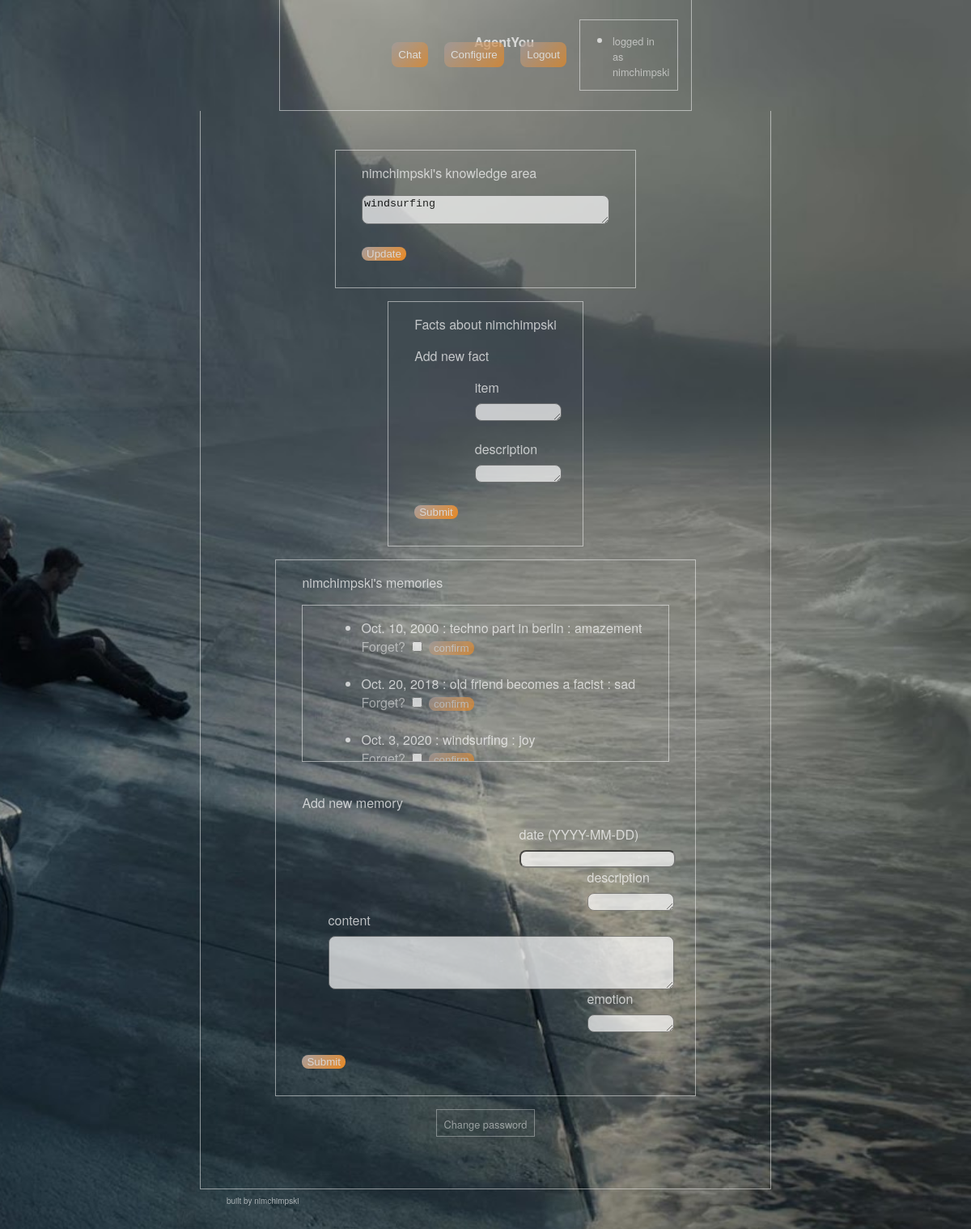
The page /ayou/memories/ (signed in) on the database as committed earlier.
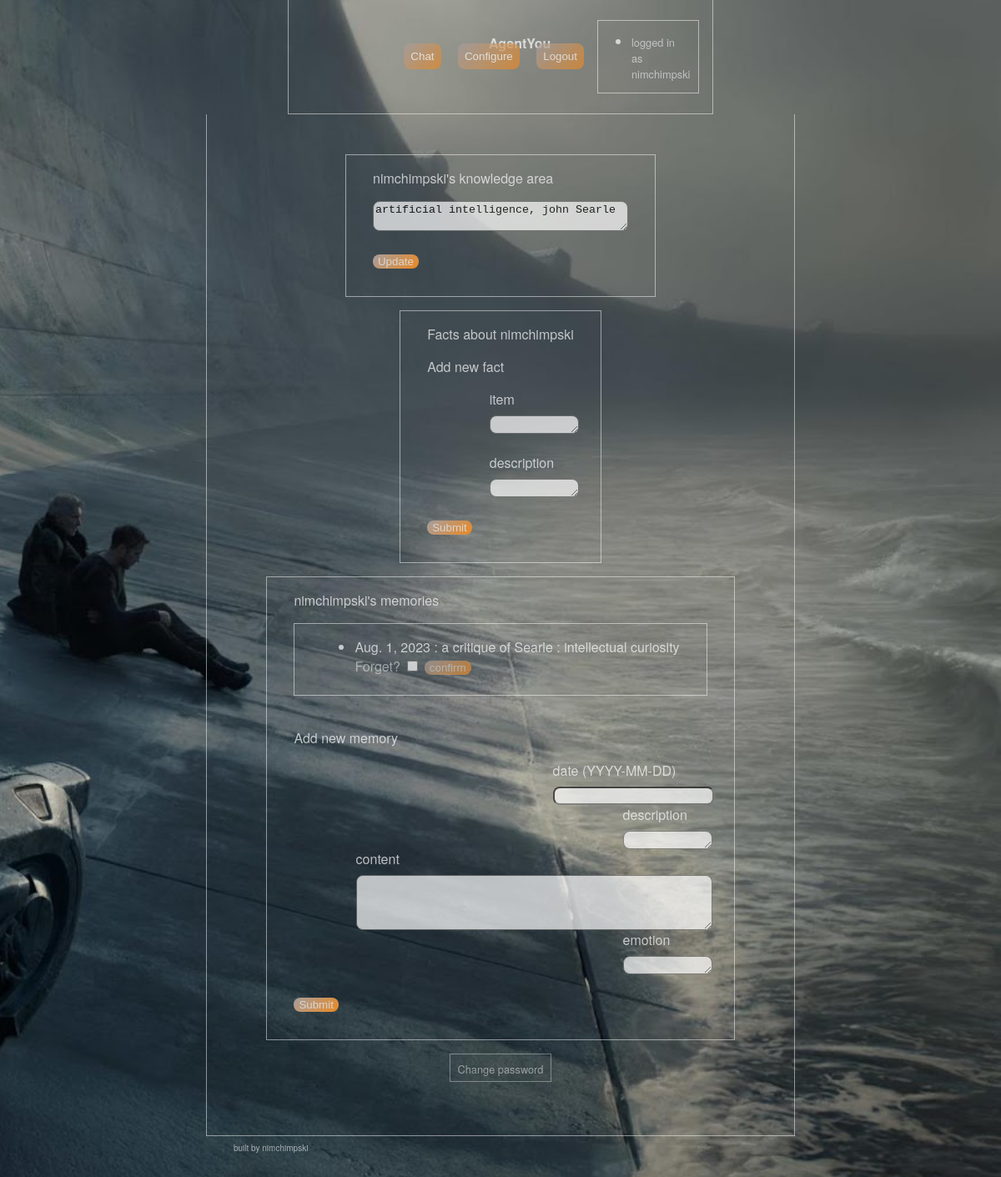
The same page on the database as committed later.
### ayou/models.py (models this page shows, shortened)
class Domain(models.Model):
    domain = models.CharField(max_length=64)
    user = models.ForeignKey(User, on_delete=models.CASCADE, null=True)

class Memory(models.Model):
    date = models.DateField()
    emotion = models.CharField(max_length=64)
    description = models.CharField(max_length=64)
    content = models.TextField(null=True )
    id = models.AutoField(primary_key=True)
    user = models.ForeignKey(User, on_delete=models.CASCADE, null=True )

### ayou/views.py (the view, shortened to what this page needs)
# urls.py: path('memories/', views.memories, name='memories'),
@login_required
def memories(request):
    message = ""
    try:
        domain = Domain.objects.get(user=request.user)
    except Domain.DoesNotExist:
        print('... no domain for this user' )
        domain = Domain.objects.create(user=request.user, domain='unspecified')
    heading = figlettext('Configure Ayou', 'small')
    name = request.user.username
    def pagevariables(request, message):
        return  {"biographyitems": Biographyitem.objects.filter(user=request.user),
                "memories": Memory.objects.filter(user=request.user),
                "chats": Chat.objects.filter(user=request.user),
                "newmemoryform": NewMemoryForm(),
                "deletememoryform": DeleteMemoryForm(),
                "deletebioform": DeleteBioForm(),
                'newbioform': NewBioForm(),
                'message': message,
                'domainslist': domainslist,
                'domainslistform': DomainsListForm(instance=domain),
                'heading': heading,
                'pagebodyclass': 'memoriesbodyclass',
                'pagemenuwideclass':'memoriesmenuwideclass',
                'name': name}
    if Domain.objects.filter(user=request.user).exists():
        domainsquery = Domain.objects.filter(user=request.user)
        domainslist=[]
        for domain in domainsquery:
            domainslist.append(domain.domain)
    print('request path ', request.path)
    messages.add_message(request, messages.INFO, f" logged in as {request.user.username}")
    return render(request, "ayou/memories.html", pagevariables(request, message), )

### ayou/views.py
class NewMemoryForm(forms.Form):
    date = forms.DateField(widget=forms.DateInput(attrs={'rows': 1, 'cols': 10, 'class': 'textarea'}),label="date (YYYY-MM-DD)")
    emotion = forms.CharField(widget=forms.Textarea(attrs={'rows': 1, 'cols': 10, 'class': 'textarea'}),label="emotion")
    description = forms.CharField(widget=forms.Textarea(attrs={'rows': 1, 'cols': 10, 'class': 'textarea'}),label="description")
    content = forms.CharField(widget=forms.Textarea(attrs={'rows': 4, 'cols': 50, 'class': 'textarea memorycontent'}),label="content")

class DeleteMemoryForm(forms.Form):
    deletememoryboo = forms.BooleanField(label="Forget?" )

### ayou/helpers.py (called while the page is built)
def globalvariables(request):
    figletlogo=Figlet(font='bulbhead')
    renderedlogo=figletlogo.renderText('Ayou')
    return {'figletlogo':renderedlogo }

def figlettext(text, font):
    figlet=Figlet(font=font)
    figlet=figlet.renderText(text)
    return figlet

### ayou/templates/ayou/memories.html (shortened to what this page needs)
{% extends 'ayou/layout.html' %}
{% load static %}
{% block body %}
<div class="mainpagecontainer">
    <div class="configurebox">
        <p class="text1">{{ name }}'s  knowledge area</p>
        <form method="POST" class="form1">
            {{ domainslistform }}
            <br>
            <input type="submit" value="Update">
        </form>
    </div>
    <div class="configurebox">
        <p class="text1">Facts about {{ name }}</p>
        <p class="text1">Add new fact</p>
        <form action="{% url 'ayou:memories' %}" method="POST">
            <div class="form-group">
                <label for="{{ newbioform.item.id_for_label }}">{{ newbioform.item.label }}</label>
                {{ newbioform.item }}
            </div>
            <br>
            <div class="form-group">
                <label for="{{ newbioform.description.id_for_label }}">{{ newbioform.description.label }}</label>
                {{ newbioform.description }}
            </div>
            <br>
            <input type="submit" value="Submit">
        </form>
    </div>
    <div class="configurebox">
        {% if memories %}
        <p class="text1">{{ name }}'s memories {{ memorymessage}}</p>
        <div class="configurescrollbox mem">
            <div class="inner">
                <ul>{% for memory in memories%}
                    <li>{{ memory.date }} : {{ memory.description}} : {{memory.emotion}}
                        <form action="{% url 'ayou:memories' %}" method="POST">
                            {{ deletememoryform }}
                            <input type="submit" name="confirm" value="confirm">
                        </form>
                        <br>
                    </li>
                    {% endfor %}
                </ul>
            </div>
        </div>
        {% endif %}
        <br>
        <p class="text1">Add new memory</p>
        <div class="memoryinputcontainer">
            <form action="{% url 'ayou:memories' %}" method="POST" class="memoryinputform">
                <div class="form-group">
                    <label for="{{ newmemoryform.date.id_for_label }}">{{ newmemoryform.date.label}}</label>
                    {{ newmemoryform.date }}
                </div>
                <div class="form-group">
                    <label for="{{ newmemoryform.description.id_for_label }}">description</label>
                    {{ newmemoryform.description}}
                </div>
                <div class="form-group ">
                    <label for="{{ newmemoryform.content.id_for_label }}">{{ newmemoryform.content.label }}</label>
                    {{ newmemoryform.content }}
                </div>
                <div class="form-group">
                    <label for="{{ newmemoryform.emotion.id_for_label }}">{{ newmemoryform.emotion.label }}</label>
                    {{ newmemoryform.emotion }}
                </div>
                <br>
                <input type="submit">
            </form>
        </div>
</div>
<div class="pwdchange"><a href="{% url 'password_change' %}">Change password</a>
</div>
</div>
{% endblock %}

Rows that differ between the two databases and show on the page:
removed Memory: date "Oct. 10, 2000", description "techno part in berlin", emotion "amazement"
removed Memory: date "Oct. 20, 2018", description "old friend becomes a facist", emotion "sad"
removed Memory: date "Oct. 3, 2020", description "windsurfing", emotion "joy"
changed Domain: domain "windsurfing" → "artificial intelligence, john Searle"
added Memory: date "Aug. 1, 2023", description "a critique of Searle", emotion "intellectual curiosity"
